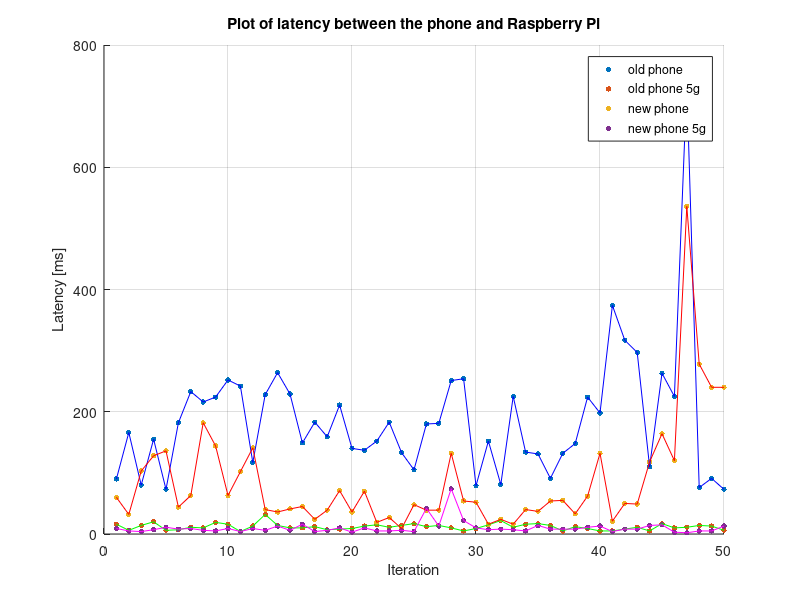

The MATLAB source for this figure:
old_phone = [90
166
80
155
73
182
233
216
224
252
242
117
228
264
229
149
183
159
211
140
137
152
183
133
105
180
181
251
254
79
152
81
225
134
131
91
132
148
224
198
374
317
297
110
263
225
735
76
91
73];

old_phone_5g = [16
6
14
20
6
7
11
10
19
16
4
13
32
14
10
10
12
7
8
9
13
15
11
14
17
12
14
10
5
9
15
22
11
16
17
14
5
12
9
5
5
8
11
5
17
10
11
14
13
6];

new_phone_5g = [9
5
4
7
11
8
9
6
5
9
4
9
6
13
6
16
4
6
10
3
10
5
5
6
4
42
13
74
22
10
7
8
7
5
14
8
8 
8
11
13
4 
8
8
14
15
3
2
5
5
13];

new_phone = [60
32
103
128
136
44
63
182
144
63
102
141
40
36
41
45
24
39
71
36
70
19
27
9
48
39
39
132
54
52
16
24
16
40
37
54
55
33
62
132
21
50
49
118
164
120
536
278
240
240];

x = 1:50;
sz = 15;
scatter(x,old_phone, sz, "filled", "blue")
hold on
scatter(x,old_phone_5g, sz, "filled", "green")
scatter(x,new_phone, sz, "filled", "red")
scatter(x,new_phone_5g, sz, "filled", "magenta")
plot(x,old_phone, "blue")
plot(x,old_phone_5g, "green")
plot(x,new_phone, "red")
plot(x,new_phone_5g, "magenta")
legend({'old phone', 'old phone 5g', 'new phone', 'new phone 5g'})
title('Plot of latency between the phone and Raspberry Pi')

xlabel('Iteration') 
ylabel('Latency [ms]') 
grid
hold off

old_phone_mean = mean(old_phone)
old_phone_5g_mean = mean(old_phone_5g)
new_phone_mean = mean(new_phone)
new_phone_5g_mean = mean(new_phone_5g)